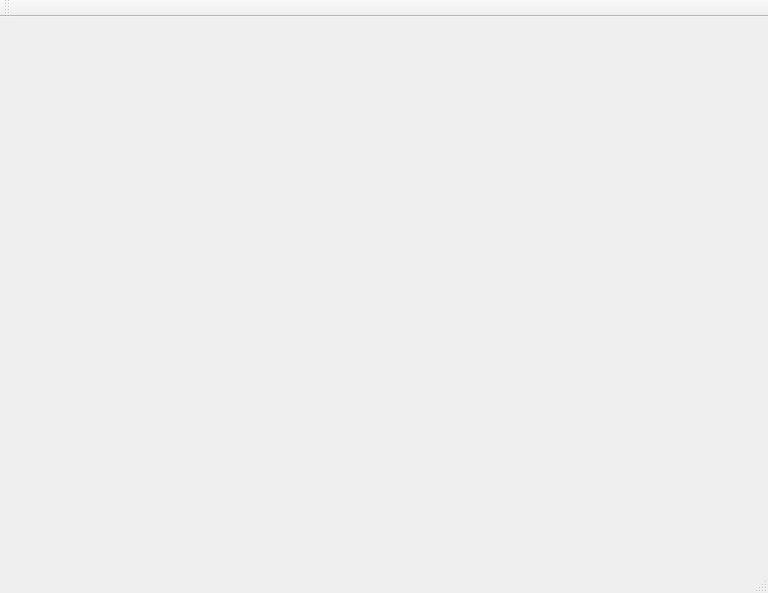
<?xml version="1.0" encoding="UTF-8"?>
<ui version="4.0">
 <class>MainWindow</class>
 <widget class="QMainWindow" name="MainWindow">
  <property name="geometry">
   <rect>
    <x>0</x>
    <y>0</y>
    <width>768</width>
    <height>593</height>
   </rect>
  </property>
  <property name="windowTitle">
   <string>MainWindow</string>
  </property>
  <widget class="QWidget" name="centralWidget"/>
  <widget class="QMenuBar" name="menuBar">
   <property name="geometry">
    <rect>
     <x>0</x>
     <y>0</y>
     <width>768</width>
     <height>21</height>
    </rect>
   </property>
  </widget>
  <widget class="QToolBar" name="mainToolBar">
   <attribute name="toolBarArea">
    <enum>TopToolBarArea</enum>
   </attribute>
   <attribute name="toolBarBreak">
    <bool>false</bool>
   </attribute>
  </widget>
  <widget class="QStatusBar" name="statusBar"/>
 </widget>
 <layoutdefault spacing="6" margin="11"/>
 <resources/>
 <connections/>
</ui>
